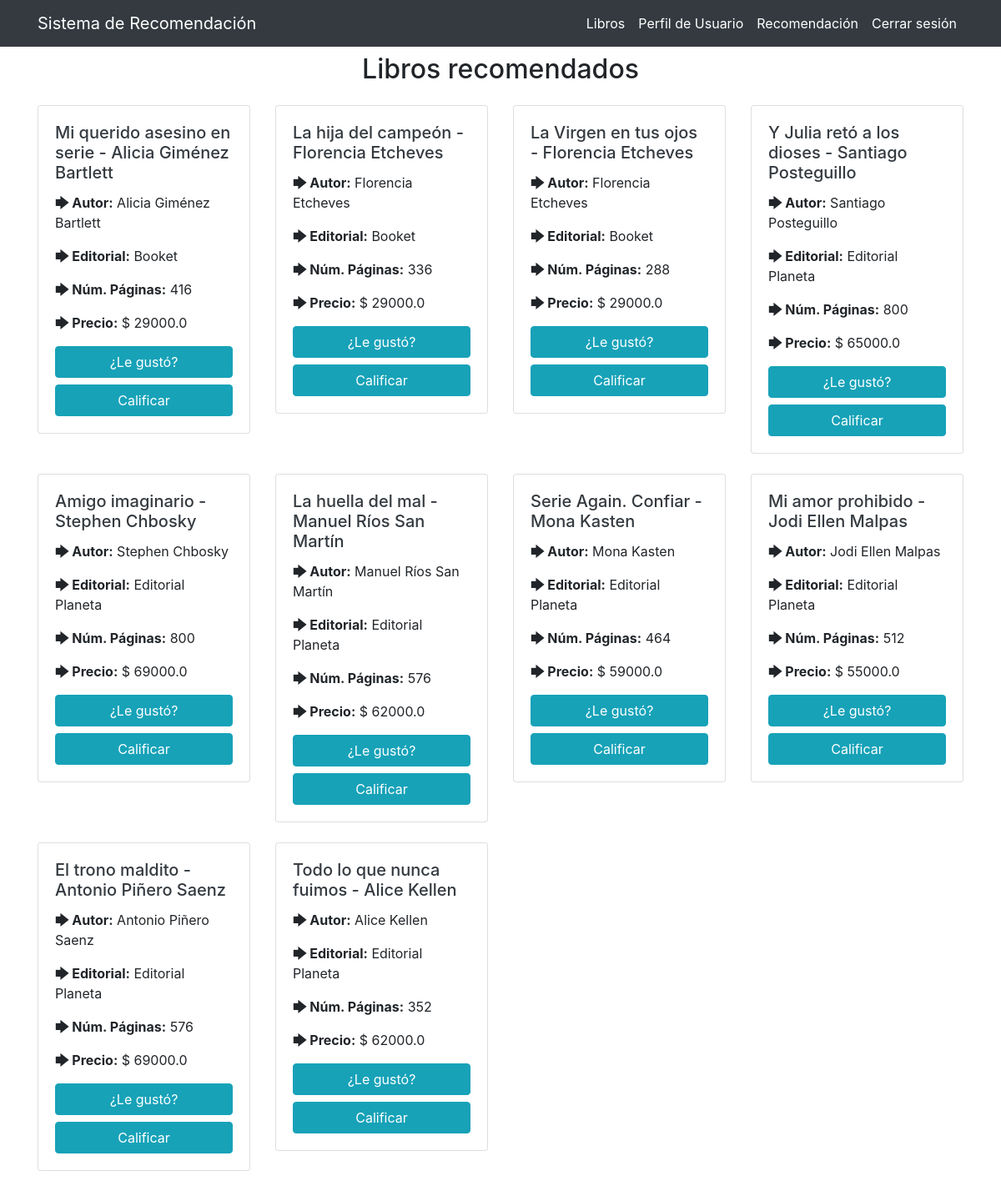
Page /libros/recomendacion/ (signed in) on the committed database.
### libros/models.py (models this page shows, shortened)
class Libro(models.Model):
    nombre = models.CharField(max_length=80)
    autor = models.CharField(max_length=80, null=True, blank=True)
    editorial = models.CharField(max_length=100, null=True, blank=True)
    nro_paginas = models.IntegerField(null=True, blank=True)
    precio = models.FloatField(null=True, blank=True)
    url = models.CharField(max_length=500, null=True, blank=True)
    observaciones = models.CharField(max_length=500, null=True, blank=True)
    estado = models.CharField(max_length=50, null=True, blank=True)
    link2 = models.CharField(max_length=500, null=True, blank=True)
    nombreautor = models.CharField(max_length=500, null=True, blank=True)

### libros/views.py (the view)
# urls.py: path('recomendacion/', VerRecomendaciones.as_view(), name='recomendacion'),
@method_decorator([login_required], name='dispatch')
class VerRecomendaciones(ListView):
    model = Libro
    template_name = 'libros/recomendaciones.html'
    def get_context_data(self, **kwargs):
        context = super(VerRecomendaciones, self).get_context_data(**kwargs)
        context['recomendaciones'] = get_recomendations(self.request.user)
        return context

### libros/functions.py (called while the page is built)
def get_recomendations(user):
    pesoContenido = 0.6
    pesoColaborativo = 0.4
    return get_recomendations_content(user)[:10]

### templates/libros/recomendaciones.html (shortened to what this page needs)
{% extends 'base.html' %}
{% block content %}
{% if user.is_authenticated %}
<div class="container mt-3">
    <div class="my-3 row justify-content-center">
        <h2>Libros recomendados</h2>
    </div>
    <div class="row">
        {% for libro in recomendaciones %}
            <div class="col-sm-6 col-md-4 col-lg-3 mb-4">
                <div class="card">
                    <div class="card-body">
                        <a class="text-dark" href="{{ libro.url }}" target="_blank">
                            <h5 class="card-title">{{ libro.nombre }} - {{ libro.autor }}</h5>
                        </a>
                        <p><span class="font-weight-bold">🡆 Autor:</span> {{ libro.autor }}</p>
                        <p><span class="font-weight-bold">🡆 Editorial:</span> {{ libro.editorial }}</p>
                        <p><span class="font-weight-bold">🡆 Núm. Páginas:</span> {{ libro.nro_paginas }}</p>
                        <p><span class="font-weight-bold">🡆 Precio:</span> $ {{ libro.precio }}</p>
                        <a href="{% url 'crear-score' libro.id %}" class="btn btn-info btn-block" >
                            ¿Le gustó?
                        </a>
                        <a href="{% url 'crear-calificacion' libro.id %}" class="btn btn-info btn-block" >
                            Calificar
                        </a>
                    </div>
                </div>
            </div>
        {% endfor %}
    </div>
</div>
{% endif %}
{% endblock content %}

### rows in the picture
Libro: nombre "Mi querido asesino en serie", autor "Alicia Giménez Bartlett", editorial "Booket", nro_paginas "416", precio "29000.0"
Libro: nombre "La hija del campeón", autor "Florencia Etcheves", editorial "Booket", nro_paginas "336", precio "29000.0"
Libro: nombre "La Virgen en tus ojos", autor "Florencia Etcheves", editorial "Booket", nro_paginas "288", precio "29000.0"
Libro: nombre "Y Julia retó a los dioses", autor "Santiago Posteguillo", editorial "Editorial Planeta", nro_paginas "800", precio "65000.0"
Libro: nombre "Amigo imaginario", autor "Stephen Chbosky", editorial "Editorial Planeta", nro_paginas "800", precio "69000.0"
Libro: nombre "La huella del mal", autor "Manuel Ríos San Martín", editorial "Editorial Planeta", nro_paginas "576", precio "62000.0"
Libro: nombre "Serie Again. Confiar", autor "Mona Kasten", editorial "Editorial Planeta", nro_paginas "464", precio "59000.0"
Libro: nombre "Mi amor prohibido", autor "Jodi Ellen Malpas", editorial "Editorial Planeta", nro_paginas "512", precio "55000.0"
Libro: nombre "El trono maldito", autor "Antonio Piñero Saenz", editorial "Editorial Planeta", nro_paginas "576", precio "69000.0"
Libro: nombre "Todo lo que nunca fuimos", autor "Alice Kellen", editorial "Editorial Planeta", nro_paginas "352", precio "62000.0"
